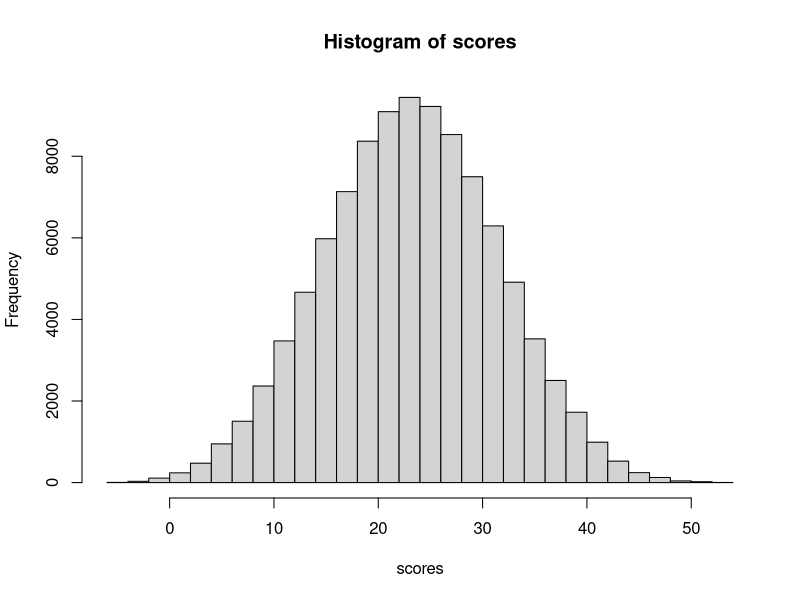

R code for this plot:
# easier to store cards as numbers (11=Jack; 12=Queen; 13=King)
cards <- c(1, 2, 3, 4, 5, 6, 7, 8, 9, 10, 11, 12, 13)
# repeat four times to get full deck. Add two 14s for Jokers
cards <- c(rep(cards, 4), 14, 14)

# this depends on how you play. there seem to be several different scoring systems.
pointValues <- c(1, 2, 3, 4, 5, 6, 7, 8, 9, 10, 1, 2, 0)
# repeat to get the full deck. Add two values for the Jokers
pointValues <- c(rep(pointValues, 4), -3, -3)

nTrials <- 100000
scores <- c(0)

for (i in 1:nTrials) {
  
  # initially, we have a full deck:
  cardsAvailable <- cards
  pointsAvailable <- pointValues
  
  nCards <- length(cardsAvailable)
  
  # we all start on even footing
  score <- 0
  
  for (iPair in 1:3) {
    
    firstCardIndex <- sample(nCards, 1)
    
    firstCardThisPair <- cardsAvailable[firstCardIndex]
    firstCardPoints <- pointsAvailable[firstCardIndex]
    
    # remove the first card from the set
    nCards <- nCards - 1
    cardsAvailable <- cardsAvailable[-firstCardIndex]
    pointsAvailable <- pointsAvailable[-firstCardIndex]
    
    secondCardIndex <- sample(nCards, 1)
    
    secondCardThisPair <- cardsAvailable[secondCardIndex]
    secondCardPoints <- pointsAvailable[secondCardIndex]
    
    # remove the second card from the set
    nCards <- nCards - 1
    cardsAvailable <- cardsAvailable[-secondCardIndex]
    pointsAvailable <- pointsAvailable[-secondCardIndex]
    
    # if the cards do NOT match, add their values to your total points
    if (firstCardThisPair != secondCardThisPair) {
      
      score <- score + firstCardPoints + secondCardPoints
      
    }
    
  }
  
  scores[i] <- score
  
}

print(paste0("average score on first draw, with ", nTrials, " trials: ", mean(scores)))
hist(scores, breaks=30)
